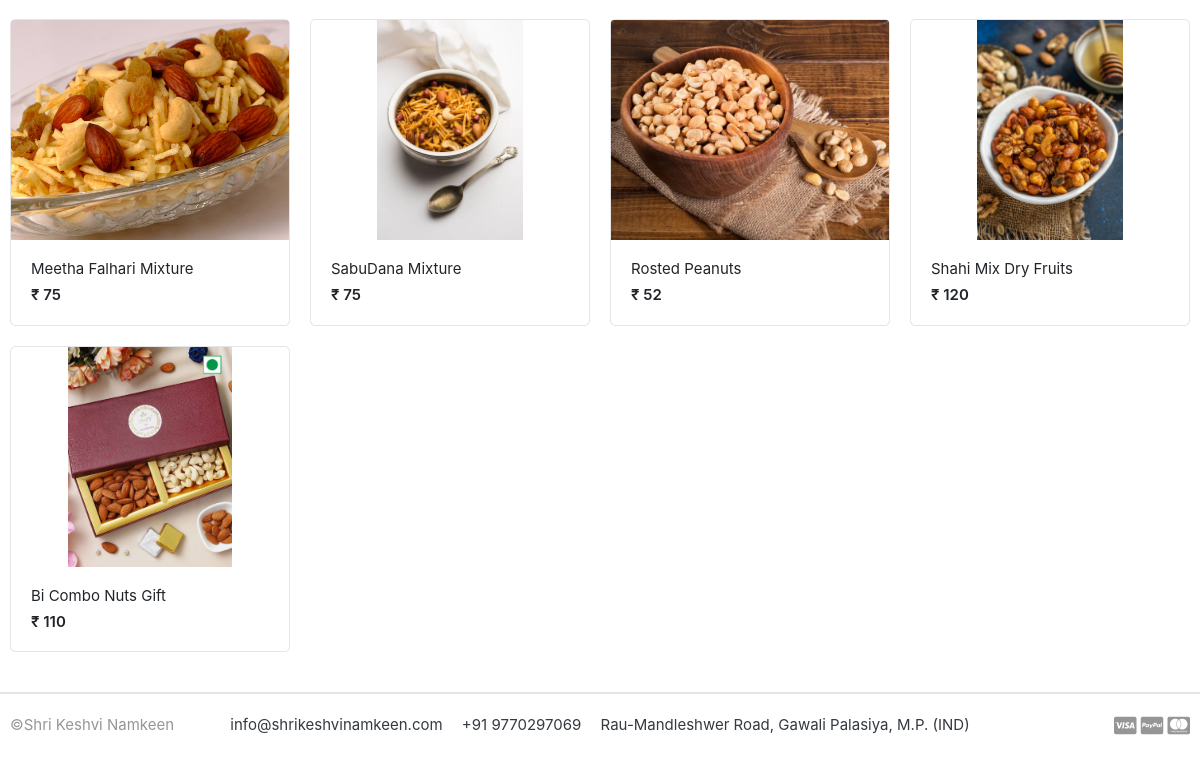
The app's page / (lower part), older data.
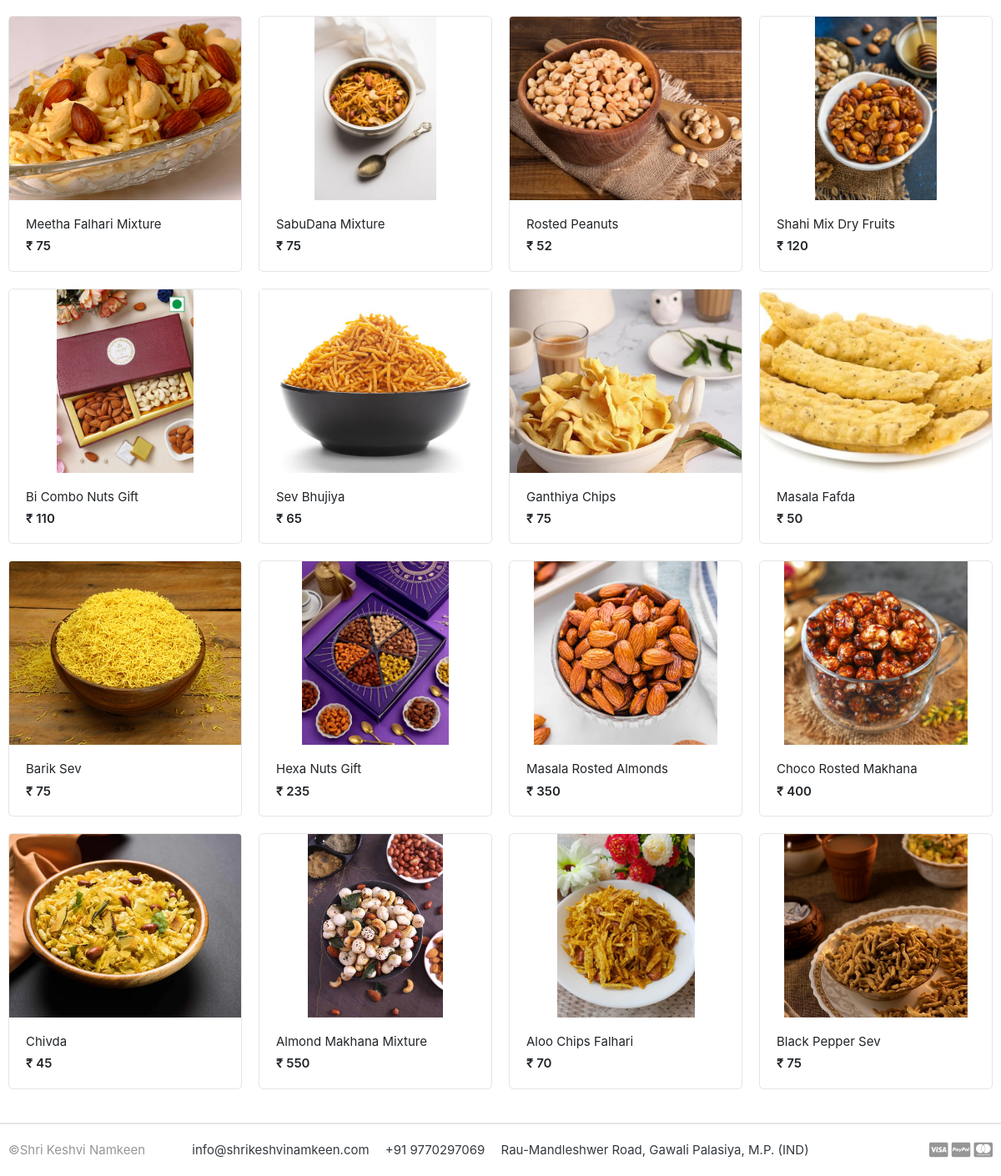
The same page, newer data.
### store/models.py (models this page shows, shortened)
class Product(models.Model):
    product_name    = models.CharField(max_length=200, unique=True)
    slug            = models.SlugField(max_length=200, unique=True)
    description     = models.TextField(max_length=500, blank=True)
    price           = models.IntegerField()
    images          = models.ImageField(upload_to='photos/products')
    stock           = models.IntegerField()
    is_available    = models.BooleanField(default=True)
    category        = models.ForeignKey(Category,  on_delete=models.CASCADE)
    created_date    = models.DateTimeField(auto_now_add=True)
    modified_date   = models.DateTimeField(auto_now=True)
    def get_url(self):
        return reverse('product_detail', args=[self.category.slug, self.slug])

### shop/views.py (the view)
# urls.py: 2. Add a URL to urlpatterns:  path('', views.home, name='home')
def home(request):
    products = Product.objects.all().filter(is_available=True)
    context = {
        'products': products,
    }
    return render(request, 'home.html', context)

### carts/context_processors.py (called while the page is built)
def counter(request):
    cart_count = 0
    if 'admin' in request.path:
        return {}
    else:
        try:
            cart = Cart.objects.filter(cart_id = _cart_id(request))
            if request.user.is_authenticated:
                cart_items = CartItem.objects.all().filter(user=request.user)
            else:
                cart_items = CartItem.objects.all().filter(cart=cart[:1])
            for cart_item in cart_items:
                cart_count += cart_item.quantity
        except Cart.DoesNotExist:
            cart_count = 0
    return dict(cart_count = cart_count)

### carts/views.py (called while the page is built)
def _cart_id(request):
    cart = request.session.session_key
    if not cart:
        cart = request.session.create()
    return cart

### category/context_processors.py (called while the page is built)
def menu_links(request):
    links = Category.objects.all()
    return dict(links=links)

### category/models.py (called while the page is built)
    def get_url(self):
            return reverse('products_by_category', args=[self.slug])

### templates/home.html (shortened to what this page needs)
{% extends 'base.html' %}
{% load static %}
{% block content %}
<section class="section-name padding-y-sm">
<div class="container">
<div class="row">
	{% for product in products %}
	<div class="col-md-3">
		<div class="card card-product-grid">
			<a href="{{ product.get_url }}" class="img-wrap"> <img src="{{ product.images.url }}"> </a>
			<figcaption class="info-wrap">
				<a href="{{ product.get_url }}" class="title">{{ product.product_name}}</a>
				<div class="price mt-1">&#8377; {{ product.price }}</div>
			</figcaption>
		</div>
	</div>
	{% endfor %}
</div>
</div>
</section>
</body>
</html>
{% endblock %}

Row changes from the older to the newer data that the page shows:
added Product: images (picture), product_name "Sev Bhujiya", price "65"
added Product: images (picture), product_name "Ganthiya Chips", price "75"
added Product: images (picture), product_name "Masala Fafda", price "50"
added Product: images (picture), product_name "Barik Sev", price "75"
added Product: images (picture), product_name "Hexa Nuts Gift", price "235"
added Product: images (picture), product_name "Masala Rosted Almonds", price "350"
added Product: images (picture), product_name "Choco Rosted Makhana", price "400"
added Product: images (picture), product_name "Chivda", price "45"
added Product: images (picture), product_name "Almond Makhana Mixture", price "550"
added Product: images (picture), product_name "Aloo Chips Falhari", price "70"
added Product: images (picture), product_name "Black Pepper Sev", price "75"
